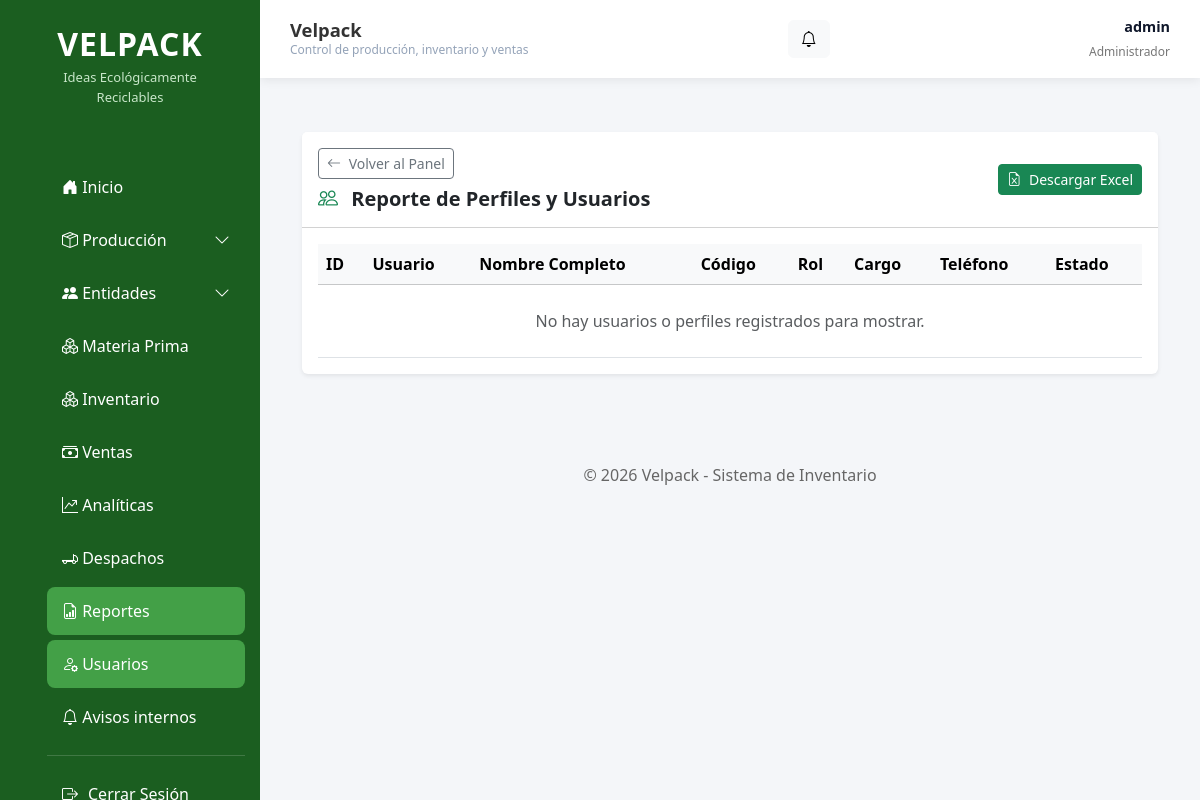
Page /reportes/usuarios/ (signed in) on the earlier database version.
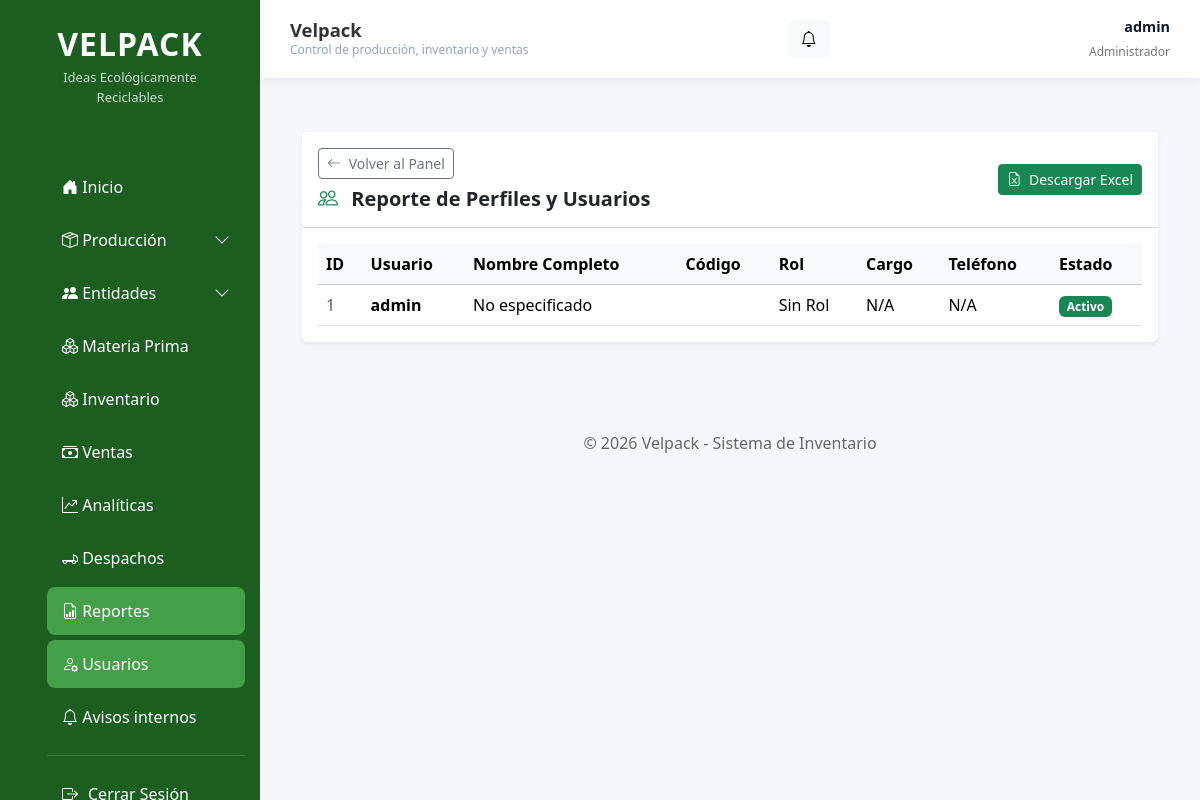
Same page on the later database version.
### apps/accounts/models.py (models this page shows, shortened)
class PerfilUsuario(models.Model):
    usuario = models.OneToOneField(
        User,
        on_delete=models.CASCADE,
        related_name="perfil"
    )
    codigo_operador = models.CharField(
        max_length=5,
        unique=True,
        help_text="Ejemplo: PT"
    )
    telefono = models.CharField(
        max_length=15,
        blank=True
    )
    activo = models.BooleanField(default=True)
    rol = models.ForeignKey(
        Rol,
        on_delete=models.SET_NULL,
        null=True,
        blank=True,
        verbose_name="Rol"
    )
    cargo = models.CharField(
        max_length=100,
        blank=True,
        null=True,
        verbose_name="Cargo"
    )
    class Meta:
        verbose_name = "Perfil de Usuario"
        verbose_name_plural = "Perfiles de Usuarios"

### apps/reportes/views.py (the view)
# urls.py: path('usuarios/', views.reporte_usuarios, name='reporte_usuarios'),
@user_passes_test(lambda u: u.is_superuser)
@staff_member_required
def reporte_usuarios(request):
    perfiles = PerfilUsuario.objects.select_related('usuario', 'rol').all().order_by('id')
    context = {
        'perfiles': perfiles,
    }
    return render(request, 'reportes/reporte_usuarios.html', context)

### apps/accounts/context_processors.py (called while the page is built)
def avisos(request):
    user = getattr(request, "user", None)
    if not user or not user.is_authenticated or not user.is_superuser:
        return {"avisos_pendientes": 0, "avisos_recientes": []}
    avisos_qs = AvisoInterno.objects.all()
    return {
        "avisos_pendientes": avisos_qs.filter(leido=False).count(),
        "avisos_recientes": list(avisos_qs[:5]),
    }

### templates/reportes/reporte_usuarios.html (shortened to what this page needs)
{% extends 'base.html' %}
{% block content %}
<div class="container-fluid py-4">
    <div class="card shadow-sm border-0">
        <div class="card-header bg-white py-3 d-flex justify-content-between align-items-center flex-wrap gap-3">
            <div>
                <a href="{% url 'reportes:panel' %}" class="btn btn-outline-secondary btn-sm mb-2">
                    <i class="bi bi-arrow-left me-1"></i> Volver al Panel
                </a>
                <h5 class="mb-0 fw-bold text-dark">
                    <i class="bi bi-people me-2 text-success"></i> Reporte de Perfiles y Usuarios
                </h5>
            </div>
            <div>
                <a href="{% url 'reportes:exportar_usuarios_excel' %}" class="btn btn-success btn-sm">
                    <i class="bi bi-file-earmark-excel me-1"></i> Descargar Excel
                </a>
            </div>
        </div>
        <div class="card-body">
            <div class="table-responsive">
                <table class="table table-hover align-middle">
                    <thead class="table-light">
                        <tr>
                            <th>ID</th>
                            <th>Usuario</th>
                            <th>Nombre Completo</th>
                            <th>Código</th>
                            <th>Rol</th>
                            <th>Cargo</th>
                            <th>Teléfono</th>
                            <th>Estado</th>
                        </tr>
                    </thead>
                    <tbody>
                        {% for perfil in perfiles %}
                        <tr>
                            <td class="text-muted">{{ perfil.id }}</td>
                            <td class="fw-bold">{{ perfil.usuario.username }}</td>
                            <td>{{ perfil.usuario.get_full_name|default:"No especificado" }}</td>
                            <td></td>
                            <td>{{ perfil.rol|default:"Sin Rol" }}</td>
                            <td>{{ perfil.cargo|default:"N/A" }}</td>
                            <td>{{ perfil.telefono|default:"N/A" }}</td>
                            <td>
                                {% if perfil.activo %}
                                    <span class="badge bg-success">Activo</span>
                                {% else %}
                                    <span class="badge bg-danger">Inactivo</span>
                                {% endif %}
                            </td>
                        </tr>
                        {% empty %}
                        <tr>
                            <td colspan="8" class="text-center text-muted py-4">
                                No hay usuarios o perfiles registrados para mostrar.
                            </td>
                        </tr>
                        {% endfor %}
                    </tbody>
                </table>
            </div>
        </div>
    </div>
</div>
{% endblock %}

Differences in the rows shown:
added PerfilUsuario: id "1", usuario.username "admin", usuario.get_full_name "No especificado", rol "Sin Rol", cargo "N/A", telefono "N/A", activo "Activo"
Other differences:
text no longer shown: "No hay usuarios o perfiles registrados para mostrar."
